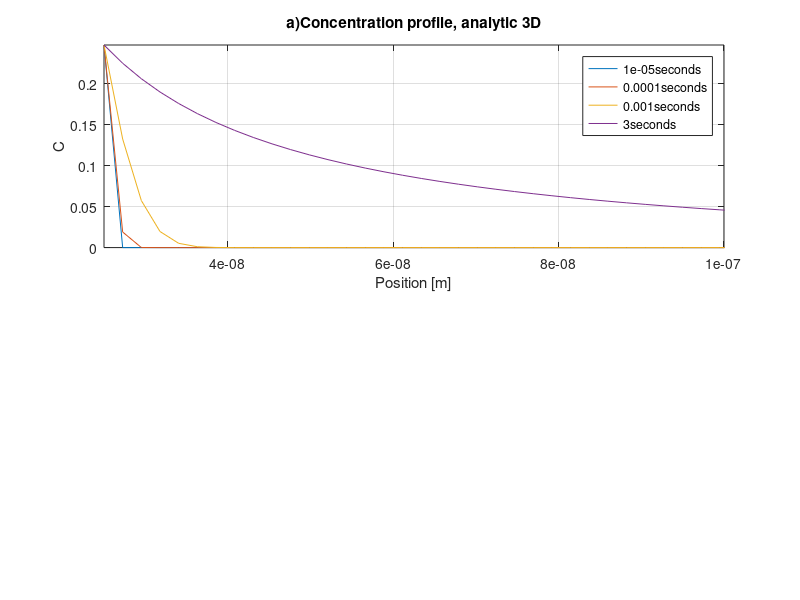

This figure's MATLAB source: (Note: this script raises an error after producing the figure.)
clear all
clear clc
close all

%-------------Constants------------------
c.D0 = 3.46*10^-5; % [m^2/s]
c.Q = 123800; %[J/mol]
c.R=8.3145; %[J/K*mol]
c.Cstar=2.17*10^3; %[wt%]
c.dH_0=50800; % [J/mol]
c.B0=0.025*10^-6; %[m]
%----------------------------------------

%-------------Variables------------------
v.T_iso=400+273; %[K]
v.C_p=100;
v.C_0=0;
%----------------------------------------

%-------------Diffusion------------------
D_eq = @(T) c.D0*exp(-c.Q/(c.R*T));
D_T=D_eq(v.T_iso);
%----------------------------------------
%-----------------Ci---------------------
Ci_eq = @(T) c.Cstar*exp(-c.dH_0/(c.R*T));
C_i=Ci_eq(v.T_iso);
%----------------------------------------

%------------------k---------------------
k_eq = @(C_i) 2*(C_i-v.C_0)/(v.C_p-v.C_0);
k_T=k_eq(C_i);
%----------------------------------------

t=[10^-5,10^-4,10^-3,3]; %seconds

xgrid=300;
xend=7*10^-7;
x=linspace(c.B0,xend,xgrid); 
dx=x(2)-x(1); %distance step


%%
%iii)a)----------------------------
%Analytic solution of diffusion profile for spherical particle
C_an_eq = @(x,t) v.C_0+(C_i - v.C_0).*(c.B0./x).*erfc((x-c.B0)./(2*sqrt(D_T*t)));
figure
subplot(2,1,1)
for i=1:length(t)
    C_an(:,i)= C_an_eq(x,t(i));
    plot(x,C_an(:,i))
    hold on
    anlegend{i}=[num2str(t(i)) 'seconds'];
end
grid
title('a)Concentration profile, analytic 3D')
xlabel('Position [m]')
ylabel('C')
axis([c.B0 10^-7 0 C_i])
legend(anlegend)
%Numeric solution of diffusion profile for spherical particle
dt=10^-2;
Cstart(1:length(x),1)=v.C_0;
Cstart(1,1)=C_i;
while dt>(dx^2)/(2*D_T) %adjusting dt to stability requirement
    dt=dt/2;
end

t=[0:dt:3];
for j =1:length(t) 
    Cnext(:,j)=Cnumspher(v,dt,D_T,x,Cstart);
    Cstart=Cnext(:,j);
end
C_numeric(:,1)=Cnext(:,j-1);

subplot(2,1,2)
plot(x,C_an(:,4))
hold on
plot(x,C_numeric(:,1),'*')
grid
legend(['Analytic ' num2str(t(length(t))) ' seconds'],['Numeric ' num2str(t(length(t))) ' seconds'])
axis([c.B0 10^-5 0 C_i])
title('a)Concentration profile, 1D')
xlabel('Position [m]')
ylabel('C')
leg = strtrim(cellstr(num2str((t./(60^2))'))');

%%
%iii)b)----------------------------
%By numerical solving of equation 16
clear t
t=[0.001:dt:13.5]; %can not divide by zero!
r(1)=c.B0;
for j =1:length(t)
    r(j+1)=r(j)-dt*(((k_T*D_T)/(2*r(j)))+(k_T/2)*sqrt(D_T/(pi*t(j))));
end
figure
plot(t,r(1:length(r)-1)./c.B0)
hold on
grid
title('b and c : Numeric vs short time solution eq. 16')
xlabel('Time [s]')
ylabel('normalized radius')

    
%%
%iii)c)----------------------------
%Approximate solution for short times
clear t
clear r
t(1)=0;
r(1)=c.B0;
j=1;
while t<13.5
    r(j+1)=c.B0-(k_T*D_T*t(j)/(2*c.B0))-(k_T/sqrt(pi))*sqrt(D_T*t(j));
    t(j+1)=t(j)+dt;
    j=j+1;
end

plot(t,r./c.B0)
hold on


%%
%iii)d)----------------------------
%Spherical precipitate numeric
%isothermal case
clear t
clear Cnext
clear Cstart
t(1)=0;
r_num_iso_norm(1)=1;
r_num_iso(1)=c.B0;
Cstart(1:length(x),1)=v.C_0;
Cstart(1,1)=C_i;
j=1;
dr=0;

indexlog=0;
timeindex=0;
while r_num_iso_norm(j)>0
    t(j+1)=t(j)+dt;
    x=linspace(r_num_iso(j),x(length(x))+dr,xgrid); %move the x-vector with the decreasing particle size
    r_num_iso(j+1)=r_num_iso(j)+((dt*D_T)/(dx*(v.C_p-C_i)))*(Cstart(2,1)-Cstart(1,1));
    r_num_iso_norm(j+1)=((r_num_iso(j+1))/c.B0)^3;
    if (r_num_iso_norm(j+1)<0.7)&&(indexlog==0) %for use later
        n=j+1;
        indexlog=1;
    end
    
    if (t(j)>13.5)&&(timeindex==0) %just for comparison with eq 16
        tlog=j;
        timeindex=1;
    end
    
    Cnext(:,j)=Cnumspher(v,dt,D_T,x,Cstart(:,1));
    Cstart(:,1)=Cnext(:,j);
    
    dr=r_num_iso(j+1)-r_num_iso(j);
    j=j+1;
end
%Note! One can optimize the code by using the above concentration profile
%and r_num_iso_norm (fraction) in the non-isothermal case (only valid
%before the temperature increase)
plot(t(1:tlog),r_num_iso(1:tlog)./c.B0)
legend('Numeric eq.16','Short time apprx eq.16','Numeric solution');

figure
subplot(3,1,1)
plot(t,r_num_iso_norm)
axis([0 inf 0 1])
title('d)Spherical dissolution, isotherm, 3D')
ylabel('scaled volume fraction')
xlabel('time[s]')
grid

%Spherical precipitate numeric
%Non isothermal case Two-Step (low to high temp)
x=linspace(c.B0,xend,xgrid);
T1=400+273; %[K]
T2=430+273; %[K]
dt=10^-2;

j=n; %starting from saved index value from isothermal task
D_1=D_eq(T2);
Ci_1=Ci_eq(T2);
D_2=D_eq(T1);
Ci_2=Ci_eq(T1);

while dt>(dx^2)/(2*D_1) %adjusting dt to stability requirement
    dt=dt/2;
end

Cstart1=Cnext(:,n-1);
Cstart2=Cnext(:,n-1);
r_num_noniso_1_norm=r_num_iso_norm(:,1:n);
r_num_noniso_1=r_num_iso(:,1:n);
r_num_noniso_2_norm=r_num_iso_norm(:,1:n);
r_num_noniso_2=r_num_iso(:,1:n);
t=t(1:n);

alreadychanged2=0;
x1=x;
x2=x;
dr1=0;
dr2=0;
while (r_num_noniso_1_norm(j)>0)||(r_num_noniso_2_norm(j)>0)
    t(j+1)=t(j)+dt;    
    x1=linspace(r_num_noniso_1(j),x1(length(x1))+dr1,xgrid); %move the x-vector with the decreasing particle size
    x2=linspace(r_num_noniso_2(j),x1(length(x2))+dr2,xgrid); 
    if (r_num_noniso_2_norm(j)<0.3)&&(alreadychanged2==0)
        D_2=D_eq(T2);
        Ci_2=Ci_eq(T2);
        alreadychanged2=1;
    end
    Cstart1(1,1)=Ci_1;
    Cnext1(:,j)=Cnumspher(v,dt,D_1,x1,Cstart1(:,1));
    Cstart1(:,1)=Cnext1(:,j);
    
    Cstart2(1,1)=Ci_2;
    Cnext2(:,j)=Cnumspher(v,dt,D_2,x,Cstart2(:,1));
    Cstart2(:,1)=Cnext2(:,j);

    r_num_noniso_1(j+1)=r_num_noniso_1(j)+((dt*D_1)/(dx*(v.C_p-Ci_1)))*(Cnext1(2,j)-Cnext1(1,j));
    r_num_noniso_1_norm(j+1)=((r_num_noniso_1(j+1))/c.B0)^3;
    
    r_num_noniso_2(j+1)=r_num_noniso_2(j)+((dt*D_2)/(dx*(v.C_p-Ci_2)))*(Cnext2(2,j)-Cnext2(1,j));
    r_num_noniso_2_norm(j+1)=((r_num_noniso_2(j+1))/c.B0)^3;
    
    dr1=r_num_noniso_1(j+1)-r_num_noniso_1(j);
    dr2=r_num_noniso_2(j+1)-r_num_noniso_2(j);
    j=j+1;
end

subplot(3,1,2)
plot(t,r_num_noniso_1_norm)
hold on
plot(t,r_num_noniso_2_norm)
axis([0 inf 0 1])
title('d)Spherical dissolution, two-step, 3D')
ylabel('scaled volume fraction')
xlabel('time[s]')
grid

%Spherical precipitate numeric
%Non isothermal case Two-Step
%Only change is switching of T1 and T2
T1=430+273; %[K]
T2=400+273; %[K]

clear t
clear r_num_noniso_1
clear r_num_noniso_1_norm
clear r_num_noniso_2
clear r_num_noniso_2_norm
clear Cnext1
clear Cnext2
dt=10^-2;
t(1)=0;
j=1;
D_1=D_eq(T1);
Ci_1=Ci_eq(T1);
D_2=D_eq(T1);
Ci_2=Ci_eq(T1);
while dt>(dx^2)/(2*D_1) %adjusting dt to stability requirement
    dt=dt/2;
end

r_num_noniso_1(1)=c.B0;
r_num_noniso_1_norm(1)=1;
r_num_noniso_2(1)=c.B0;
r_num_noniso_2_norm(1)=1;

Cstart1(1:length(x),1)=v.C_0;
Cstart1(1,1)=Ci_1;
Cstart2=Cstart1;
x1=x;
x2=x;
dr1=0;
dr2=0;
alreadychanged1=0;
alreadychanged2=0;
while (r_num_noniso_1_norm(j)>0)||(r_num_noniso_2_norm(j)>0)
    t(j+1)=t(j)+dt;    
    x1=linspace(r_num_noniso_1(j),x1(length(x1))+dr1,xgrid); %move the x-vector with the decreasing particle size
    x2=linspace(r_num_noniso_2(j),x1(length(x2))+dr2,xgrid); 
    if (r_num_noniso_1_norm(j)<0.7)&&(alreadychanged1==0)
        D_1=D_eq(T2);
        Ci_1=Ci_eq(T2);
        alreadychanged1=1;
        while dt>(dx^2)/(2*D_1) %adjusting dt to stability requirement
            dt=dt/2;
        end
    end
    if (r_num_noniso_2_norm(j)<0.3)&&(alreadychanged2==0)
        D_2=D_eq(T2);
        Ci_2=Ci_eq(T2);
        alreadychanged2=1;
    end
    Cstart1(1,1)=Ci_1;
    Cnext1(:,j)=Cnumspher(v,dt,D_1,x,Cstart1(:,1));
    Cstart1(:,1)=Cnext1(:,j);
    
    Cstart2(1,1)=Ci_2;
    Cnext2(:,j)=Cnumspher(v,dt,D_2,x,Cstart2(:,1));
    Cstart2(:,1)=Cnext2(:,j);

    r_num_noniso_1(j+1)=r_num_noniso_1(j)+((dt*D_1)/(dx*(v.C_p-Ci_1)))*(Cnext1(2,j)-Cnext1(1,j));
    r_num_noniso_1_norm(j+1)=((r_num_noniso_1(j+1))/c.B0)^3;
    
    r_num_noniso_2(j+1)=r_num_noniso_2(j)+((dt*D_2)/(dx*(v.C_p-Ci_2)))*(Cnext2(2,j)-Cnext2(1,j));
    r_num_noniso_2_norm(j+1)=((r_num_noniso_2(j+1))/c.B0)^3;
    
    dr1=r_num_noniso_1(j+1)-r_num_noniso_1(j);
    dr2=r_num_noniso_2(j+1)-r_num_noniso_2(j);
    
    j=j+1;
end

subplot(3,1,3)
plot(t,r_num_noniso_1_norm)
hold on
plot(t,r_num_noniso_2_norm)
axis([0 inf 0 1])
title('d)Spherical dissolution, two-step, 3D')
ylabel('scaled volume fraction')
xlabel('time[s]')
grid


